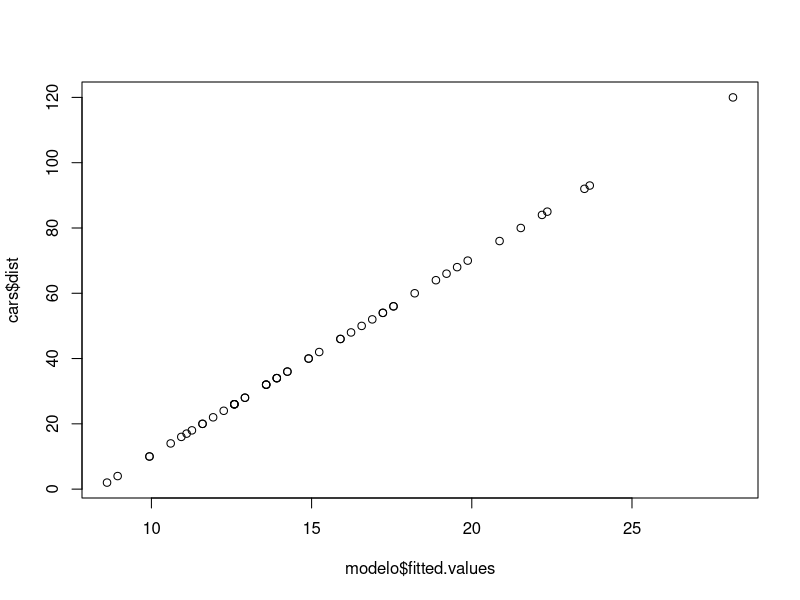

Reproduce this figure in R.
# LINEAR SIMPLES
modelo <-  lm(speed ~ dist, data = cars)
modelo
summary(modelo)


modelo$coefficients

modelo$residuals


# O CALCULO DO RESIDUAL MONTA A LINHA DE MELHOR DE AJUSTE - fitted.values
plot(modelo$fitted.values, cars$dist)











